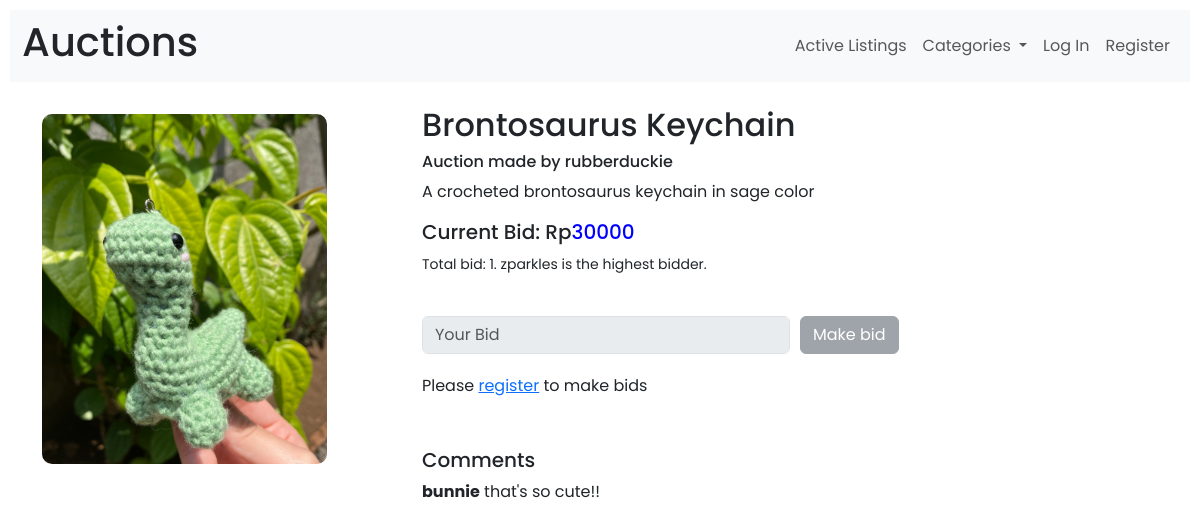
/4, run on an earlier commit of the app's database.
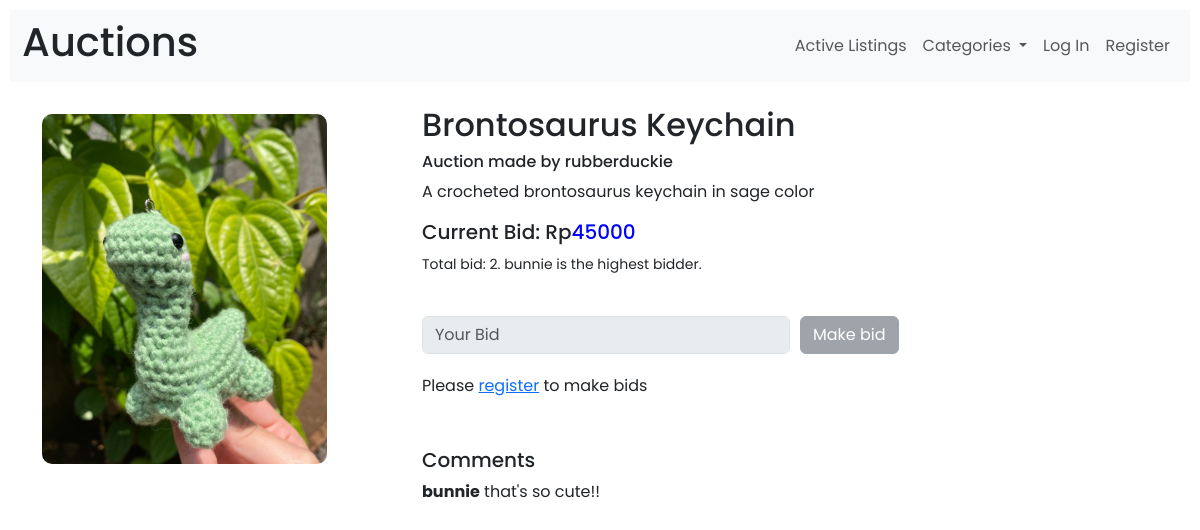
And on a later commit of the database.
### auctions/models.py (models this page shows, shortened)
class Listings(models.Model):
    category_list = [
        ('Fashion', 'Fashion'),
        ('Toys', 'Toys'),
        ('Electronics', 'Electronics'),
        ('Home', 'Home'),
        ('Others', 'Others')
    ]
    title = models.CharField(max_length=50)
    description = models.TextField()
    current_bid = models.DecimalField(max_digits=12, decimal_places=0)
    image = models.ImageField(null= True, blank=True, upload_to='auctions/images/')
    category = models.CharField(choices=category_list, blank=True, max_length=15)
    author = models.ForeignKey(User, on_delete=models.CASCADE,related_name="posts", default=0)
    status= models.BooleanField(default=True)
    objects = CreateListing()

class User(AbstractUser):
    pass

class Bid(models.Model):
    bid = models.DecimalField(max_digits=12, decimal_places=0)
    bidder = models.ForeignKey(User,on_delete=models.CASCADE, related_name="bid_value", default=0)
    bid_object= models.ForeignKey(Listings,on_delete=models.CASCADE, related_name="bid", default=0)
    winner = models.BooleanField(default= False)
    objects = CreateBid()

class Comment(models.Model):
    comment = models.CharField(max_length=500)
    account = models.ForeignKey(User,on_delete=models.CASCADE, related_name="comments", default=0)
    comment_object= models.ForeignKey(Listings,on_delete=models.CASCADE, related_name="commented", default=0)
    objects = CreateComment()

### auctions/views.py (the view, shortened to what this page needs)
# urls.py: path("<int:listing_id>", views.listing_page, name="listing"),
def listing_page (request, listing_id):
    post = Listings.objects.get(pk=listing_id)
    bid_exist = Bid.objects.filter(bid_object = listing_id)
    try:
        watchlist = Watchlist.objects.get(item=listing_id)
    except Watchlist.DoesNotExist:
        watchlist = None
    if bid_exist:
        top_bid = Bid.objects.filter(bid_object = listing_id).latest('bid')
        return render(request, "auctions/listing.html", {
            "listing": post,
            "comments": Comment.objects.filter(comment_object = listing_id),
            "top_bid" : top_bid,
            "bid_exist" : bid_exist,
            "watchlist": watchlist
        })
    return render(request, "auctions/listing.html", {
        "listing": post,
        "comments": Comment.objects.filter(comment_object = listing_id),
        "watchlist": watchlist
    })

### auctions/templates/auctions/listing.html (shortened to what this page needs)
{% extends "auctions/layout.html" %}
{% block body %}
<br>
<div class="container">
    <div class="row">
        <div class = "col-4 mt-2">
            <img src="{{listing.image.url}}" alt="listing image" class="image-rounded">
            <br>
            <br>
        </div>
        {% if not top_bid.winner %}
            <div class = "col-8 style="text-align: justify;">
                <h2>{{listing.title}}</h2>
                <h6> Auction made by {{listing.author.username}}</h6>
                <p>{{listing.description}}</p>
                {% if top_bid %}
                <h5>Current Bid: Rp<span style="color: blue">{{top_bid.bid}}</span></h5>
                    {% if top_bid.bidder.username == user.username %}
                    <p><small>Total bid: {{ bid_exist | length}}. You're the highest bidder.</small></p>
                    {% else %}
                    <p><small>Total bid: {{ bid_exist | length}}. {{top_bid.bidder.username}} is the highest bidder.</small></p>
                    {% endif %}
                {% else %}
                    <h5>Starting Bid: Rp<span style="color: blue">{{listing.current_bid}}</span></h5>
                {% endif %}
                {% if user.is_authenticated and user.username != listing.author.username %}
                <form action="{% url 'listing' listing.id %}" method="post" >
                    {% csrf_token %}
                    <div class="form-group form-side">
                        <input class="form-control" type="number" name="bid" placeholder="Your Bid" style="width:50%">
                        <input class="btn btn-primary" type="submit" value="Make bid">
                    </div>
                        <div class="comment-container">
                            <h5>Comments</h5>
                            {% for c in comments %}
                                <strong>{{ c.account.username}}</strong>
                                {{ c.comment }}
                                <br>
                            {% endfor %}
                        </div>
                        <div class="form-group form-side">
                            <input class="form-control" type="text" name="comment" placeholder="Add a comment">
                            <input class="btn btn-primary" type="submit" value="Comment">
                        </div>
                    </form>
                    {% else %}
                    <br>
                    <form action="{% url 'listing' listing.id %}" method="post" >
                        <div class="form-group form-side">
                            <input class="form-control" type="number" name="bid" placeholder="Your Bid" style="width:50%" disabled>
                            <input class="btn btn-secondary" type="submit" value="Make bid" disabled>
                        </div>
                    Please <a href="{% url 'register' %}">register</a> to make bids
                    <br>
                    <div class="comment-container">
                        <h5>Comments</h5>
                        {% for c in comments %}
                            <strong>{{ c.account.username}}</strong>
                            {{ c.comment }}
                            <br>
                        {% empty %}
                            No comments yet
                        {% endfor %}
                    </div>
                    </form>
                    {% endif %}
        {% endif %}
        </div>
    </div>
</div>
{% endblock %}

### auctions/templates/auctions/layout.html (shortened to what this page needs)
{% load static %}
<!DOCTYPE html>
<html lang="en">
    <head>
        <link href="{% static 'auctions/styles.css' %}" rel="stylesheet">
    <link rel="stylesheet" href="https://cdnjs.cloudflare.com/ajax/libs/font-awesome/6.5.1/css/all.min.css" />
        <link href="https://cdn.jsdelivr.net/npm/bootstrap@5.3.2/dist/css/bootstrap.min.css" rel="stylesheet">
    </head>
    <body>
        <nav class="navbar navbar-expand-lg navbar-light bg-light">
            <div class="container-fluid">
            <h1>Auctions</h1>
            <div class="collapse navbar-collapse" id="navbarSupportedContent">
                <ul class="navbar-nav ms-auto mb-2 mb-lg-0">
                    <li class="nav-item">
                        <a class="nav-link" href="{% url 'index' %}">Active Listings</a>
                    </li>
                    <div class="collapse navbar-collapse" id="navbarNavLightDropdown">
                        <li class="nav-item dropdown">
                            <a class="nav-link dropdown-toggle" href="#" role="button" data-bs-toggle="dropdown" aria-expanded="false">
                                Categories
                            </a>
                        </li>
                    </div>
                    {% if user.is_authenticated %}
                    <li class="nav-item">
                        <a class="nav-link" href="{% url 'create' %}">Create Listing</a>
                    </li>
                    <div class="collapse navbar-collapse" id="navbarNavLightDropdown">
                        <li class="nav-item dropdown">
                            <a class="nav-link dropdown-toggle" href="#" role="button" data-bs-toggle="dropdown" aria-expanded="false">
                                <strong>{{ user.username }}</strong>
                            </a>
                            <ul class="dropdown-menu dropdown-menu-end">
                            <li><a class="dropdown-item" href="{% url 'watchlist_page' user.id %}">My Watchlist</a></li>
                            <li><a class="dropdown-item" href="{% url 'logout' %}">Logout</a></li>
                            </ul>
                        </li>
                    </div>
                    {% else %}
                        <li class="nav-item">
                            <a class="nav-link" href="{% url 'login' %}">Log In</a>
                        </li>
                        <li class="nav-item">
                            <a class="nav-link" href="{% url 'register' %}">Register</a>
                        </li>
                    {% endif %}
                </ul>
            </div>
            </div>
          </nav>
        {% block body %}
        {% endblock %}
    </body>
</html>

### auctions/static/auctions/styles.css (style rules this page uses)
body { padding: 10px; font-family: 'Poppins' !important; }
.form-group { margin-bottom: 20px!important; }
.comment-container { padding-top: 50px!important; padding-bottom: 20px!important; }
.image-rounded { border-radius: 10px!important; width: 80%; height: 350px; object-fit: cover; }
.form-side { display: flex; justify-content: flex-start; align-items: center; gap: 10px; }

What changed in the data, as far as the page shows it:
no longer on this page (row unchanged): Bid: bid "30000", bidder.username "zparkles"
added Bid: bid "45000", bidder.username "bunnie"
Also different on the page:
{{ bid_exist | length }}: "1" → "2"
